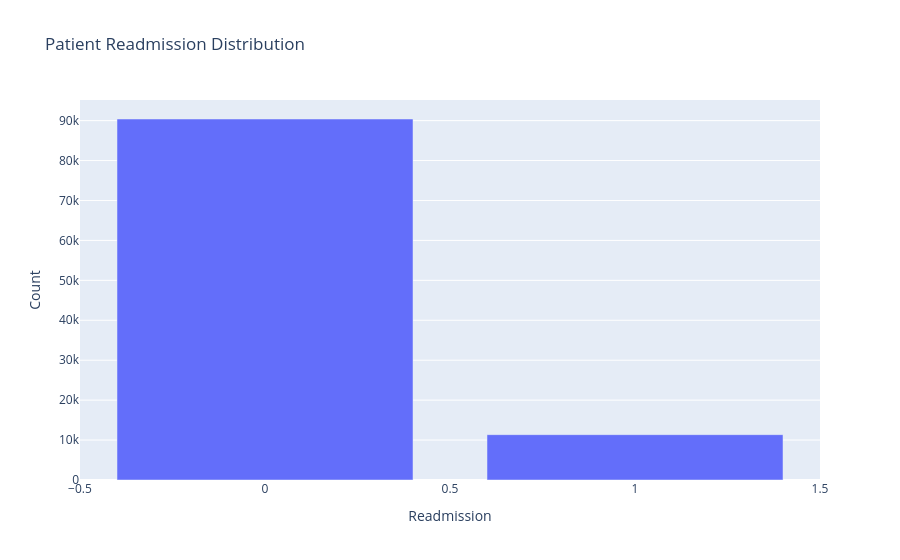

Source (notebook cell):
### Code cell
fig = px.bar(df["readmitted"].value_counts().reset_index(),
             x="readmitted",
             y="count",
             title="Patient Readmission Distribution")
fig.update_layout(xaxis_title="Readmission",
                  yaxis_title="Count")
fig.show()

### Figure 1 — Plotly figure (JSON) as saved in the notebook; plotly's stock layout.template omitted (floating-point values rounded to 4 significant figures)
{"data": [{"alignmentgroup": "True", "hovertemplate": "readmitted=%{x}<br>count=%{y}<extra></extra>", "legendgroup": "", "marker": {"color": "#636efa", "pattern": {"shape": ""}}, "name": "", "offsetgroup": "", "orientation": "v", "showlegend": false, "textposition": "auto", "type": "bar", "x": [0, 1], "xaxis": "x", "y": [90409, 11357], "yaxis": "y"}], "layout": {"autosize": true, "barmode": "relative", "legend": {"tracegroupgap": 0}, "title": {"text": "Patient Readmission Distribution"}, "xaxis": {"anchor": "y", "autorange": true, "domain": [0, 1], "range": [-0.5, 1.5], "title": {"text": "Readmission"}, "type": "linear"}, "yaxis": {"anchor": "x", "autorange": true, "domain": [0, 1], "range": [0, 95170.0], "title": {"text": "Count"}, "type": "linear"}}}
